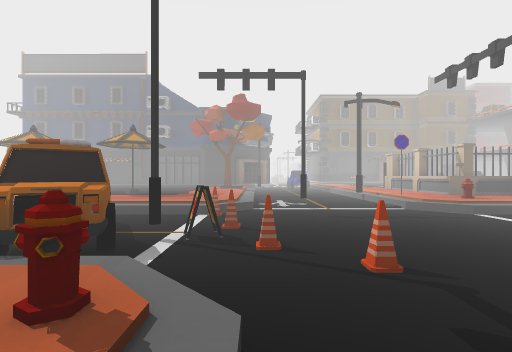
view 1 (above)

15 first-person views from a walk through a 3-D level made in the Unity game engine. The camera is 1.2 m above the floor, looks level and sees 85° across. The floor is counted in squares, 2 m on a side. Each view is taken from the middle of a square. On the plan, view 1 faces up. The plan holds only what a view shows up to about 9 squares ahead; the rest is blank. The place goes on beyond the plan. The player character is not drawn. Surface patterns are stand-ins for the level's own textures.

view 2
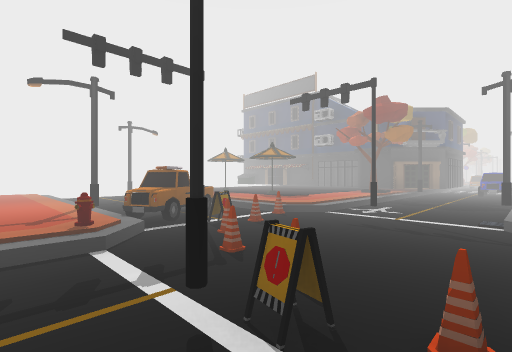

view 3
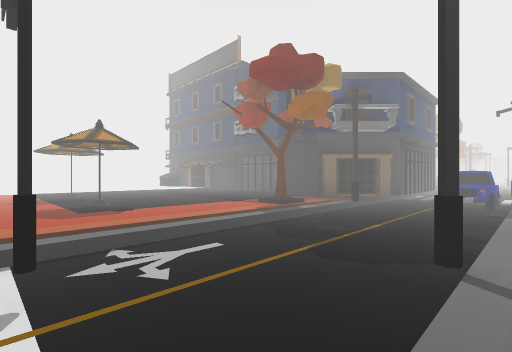

view 4
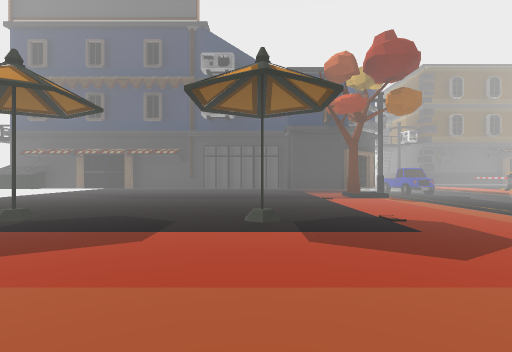

view 5
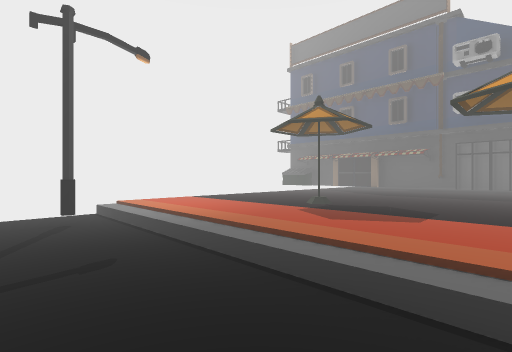

view 6
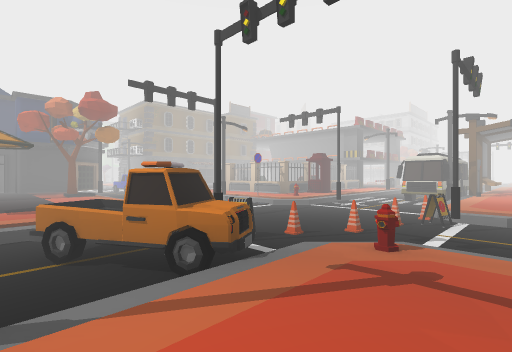

view 7
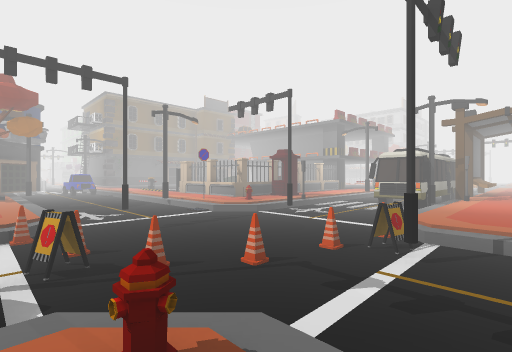

view 8
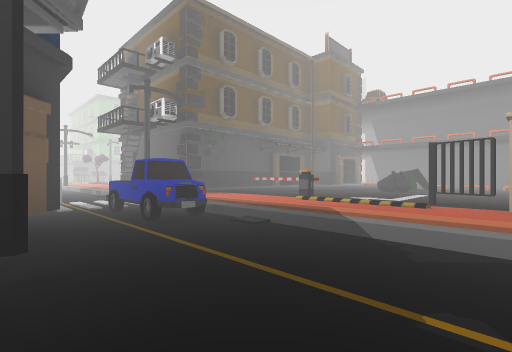

view 9
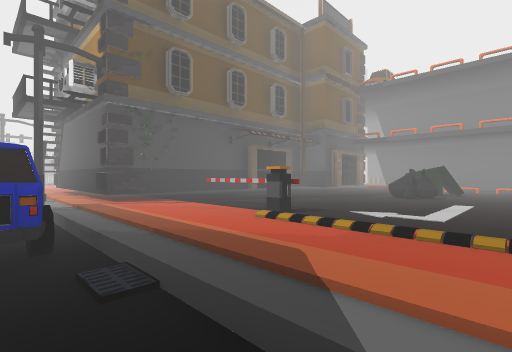

view 10
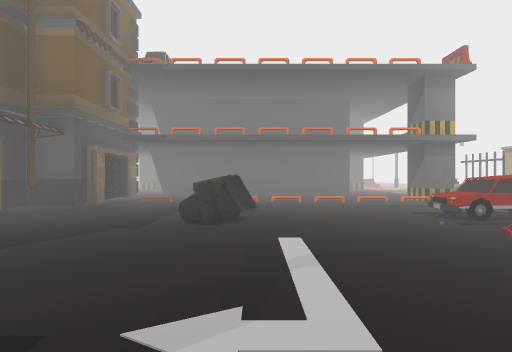

view 11
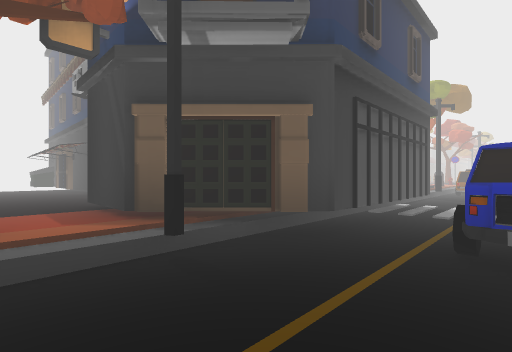

view 12
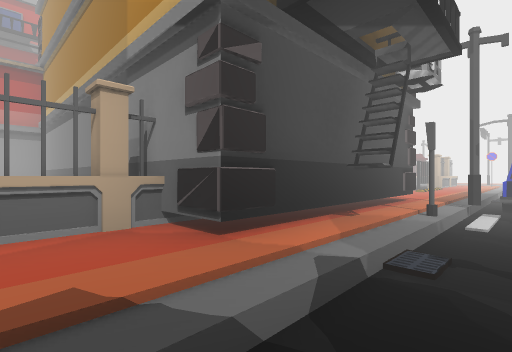

view 13
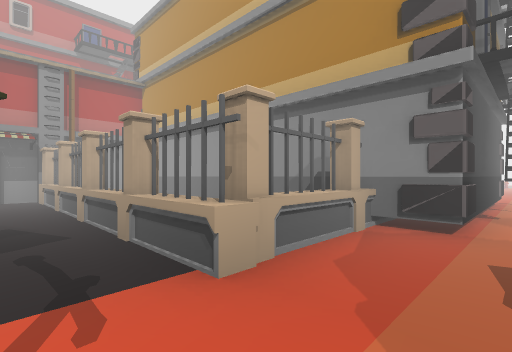

view 14
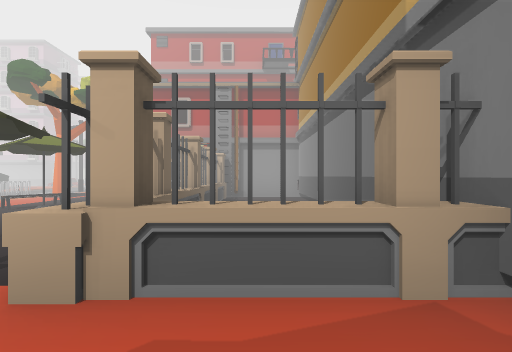

view 15
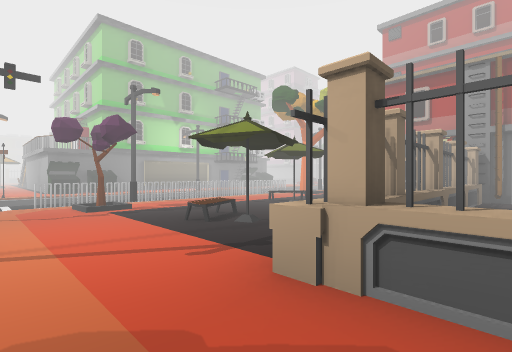

### Floor plan
Key: @ floor where view 1 was taken; # wall or solid block; . main floor; : floor 0.25 m higher than the main floor; - floor 0.25 m lower than the main floor; / step, stairs or slope; ^ raised ledge; T tree; S streetlight; R truck; C car; B barrier; U bus; I building; M dumpster; F fence; O other object.
Columns run from 8 left of view 1 to 13 right of it. Each row starts with its distance up from view 1.
 31            O.I
 30             ...
 29            O////
 28            /FFFFF
 27
 26            /.S.....
 25            .T.....OT
 24            .....O..
 23            ..O..O
 22            ........#
 21            ..^##^^##
 20           -..#   .I#
 19         S -.########
 18         / -.#
 17         /O-I#
 16         #--##
 15         #--S###### I
 14         #-C......##I.I
 13         #-C..B.......I
 12   #######--..B.OMM   I
 11 ##  ..##S--..:..OM...I
 10  ......T/--..#.......I
  9  ......./--.#........I
  8  ......./--.^  .C....I
  7  ..O.O../--S.#  C..#..
  6  ......./--/.^O  #^#
  5  ......./#-/O#..
  4  S-----O---------
  3  -----ROO-----U--U
  2  ----SRROOO---US###
  1  ......O/-OO...##.UU
  0   ......@--......

Where each view was taken, in squares from view 1:
view 1: 0 up, 0 right, facing up
view 2: 0 up, 3 right, facing up-left
view 3: 5 up, 3 right, facing up-left
view 4: 4 up, 3 left, facing up
view 5: 3 up, 3 left, facing up-left
view 6: 0 up, 3 left, facing up-right
view 7: 0 up, 1 left, facing up-right
view 8: 9 up, 0 right, facing up-right
view 9: 10 up, 2 right, facing up-right
view 10: 11 up, 4 right, facing right
view 11: 10 up, 2 right, facing up-left
view 12: 20 up, 2 right, facing down-right
view 13: 22 up, 3 right, facing down-right
view 14: 20 up, 3 right, facing right
view 15: 20 up, 3 right, facing up-right
